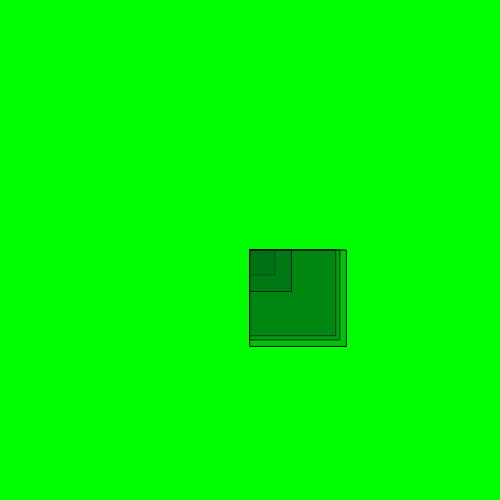
Frame 1 (no input)
Frame 60 (no input): identical to frame 1, image omitted
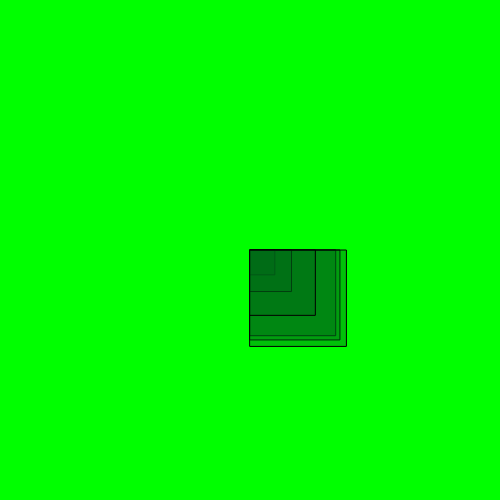
Frame 120 (the mouse pressed at the canvas centre since frame 60)

The p5.js sketch that drew these frames (run headless with seeded random() and noise() and a simulated clock; from frame 60 on, the mouse is pressed at the canvas centre):

// p5.js sketch
// ── sketch.js
var mySecondArray = [];

function setup() {
  createCanvas (500,500);
  
  for(var i = 0; i < 5; i++){
  mySecondArray.push(random(12));
}

print(mySecondArray);
}
function draw() {
  background(0,255,0);
  for(var i =0; i <= mySecondArray.length-1; i++){
    fill(0,100,25,100);
    rect(width/2, height/2, mySecondArray[i] * 10, mySecondArray[i] * 10);
  }
}

function mousePressed(){
    mySecondArray.push(random(22));
    print(mySecondArray.length);
}
